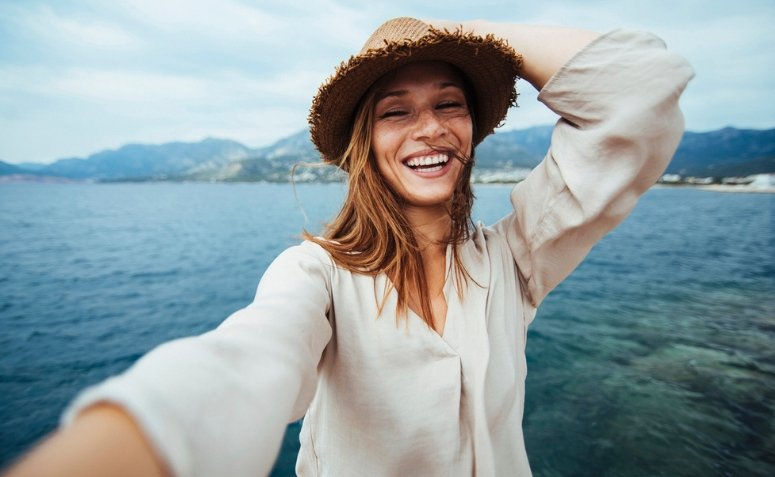
#> input picture foto.jpg, 775 x 477 px
$ python face.py
#> lines starting #> are read from the running program, lines starting #| are printed output that depends on the picture; after the words box and inside, x2 and y2 are one past the last pixel; in counts of white or black regions, pixels touching at a corner belong together
# Reconhecimento facial em Python com a biblioteca OpenCV
# Este codigo nao utiliza leitura de webcam, apenas imagens

import cv2 # importando biblioteca OpenCV

# Download XML Modelo
# https://github.com/opencv/opencv/tree/master/data/haarcascades

# Download Biblioteca OpenCV
# https://www.lfd.uci.edu/~gohlke/pythonlibs/
#
# Como instalar?
# 1 - Faça o download
# 2 - Execute CMD como ADMIN
# 3 - Execute o comando CD caminho do download
# Exemplo: CD C:\Users\python\Downloads
# 4 - Execute o comando py -m pip install + arquivo de download
# Exemplo: py -m pip install opencv_python_headless-4.5.2+dummy-py3-none-any.whl
# 5 - Ok será instalado a biblioteca
#

image_path = 'foto.jpg' #nome do arquivo de origem
cascade_path = 'haarcascade_frontalface_default.xml' #arquivo de modelo XML

clf = cv2.CascadeClassifier(cv2.data.haarcascades + cascade_path)

img = cv2.imread(image_path) #parametro ler imagem
#> img is the input picture: shape (477, 775, 3); mean B, G, R 163.6, 160.2, 145.4

gray = cv2.cvtColor(img, cv2.COLOR_BGR2GRAY)
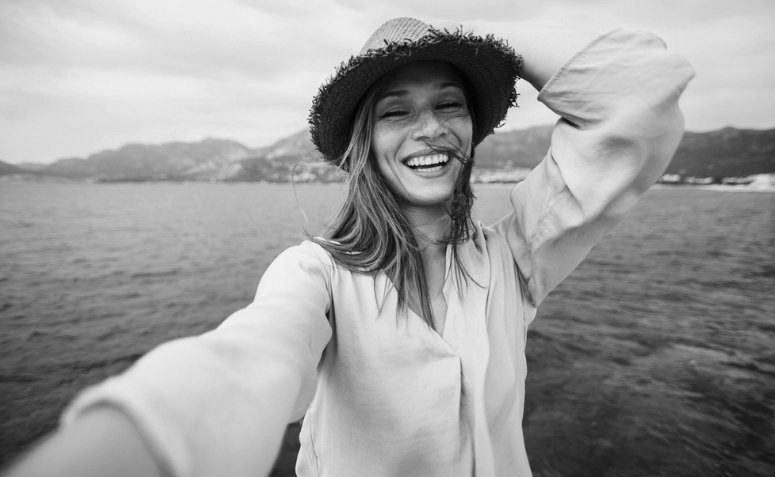
#> gray: shape (477, 775); min 2, max 249, mean 156.2

faces = clf.detectMultiScale(gray, 1.3, 10)
#> faces = [[363, 64, 125, 125]]

for (x, y, w, h) in faces: #ler rostos nas imagens
	img = cv2.rectangle(img, (x, y), (x+w, y+h), (255, 255, 0), 2)
#> this loop made 1 pass
#> pass 1, `img = cv2.rectangle(img, (x, y), (x+w, y+h), (255, 255, 0), 2)`:
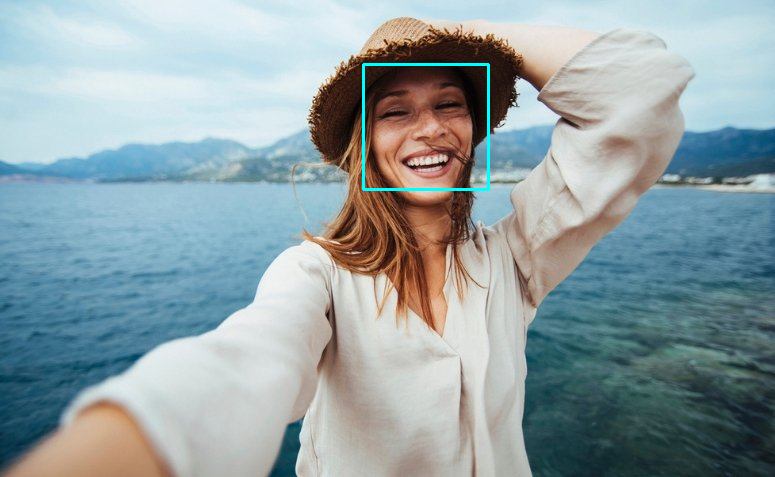
#> img: shape (477, 775, 3); 0.4% of pixels changed, all inside (x1, y1, x2, y2) = (362, 63, 490, 191)

cv2.imshow('Visualizador', img)
cv2.waitKey(0)
#> (the run stopped early here; a loop or call above may not have finished)
